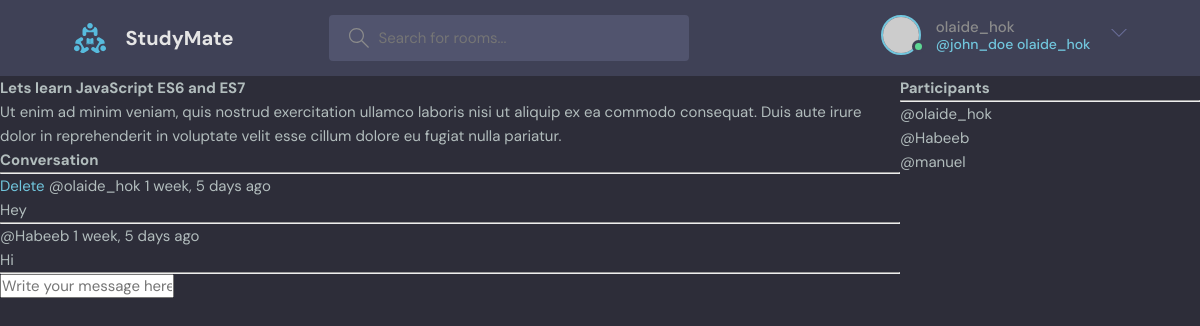
Screenshot of /room/1/ (signed in) with the database file from the repository.
### base/models.py (models this page shows, shortened)
class Room(models.Model):
    host = models.ForeignKey(User, on_delete=models.SET_NULL, null=True)
    topic = models.ForeignKey(Topic, on_delete=models.SET_NULL, null=True)
    name = models.CharField(max_length=200)
    description = models.TextField(null=True, blank=True)
    participants = models.ManyToManyField(User, related_name='participants', blank=True)
    updated = models.DateTimeField(auto_now=True)
    created = models.DateTimeField(auto_now_add=True)
    class Meta:
        ordering = ['-updated', '-created']

class Message(models.Model):
    user = models.ForeignKey(User, on_delete=models.CASCADE)
    room = models.ForeignKey(Room, on_delete=models.CASCADE)
    body = models.TextField()
    updated = models.DateTimeField(auto_now=True)
    created = models.DateTimeField(auto_now=True)
    class Meta:
        ordering = ['-updated', '-created']

### base/views.py (the view, shortened to what this page needs)
# urls.py: path('room/<str:pk>/', views.room, name='room'),
def room(request, pk):
    room = Room.objects.get(id=pk)
    room_messages = room.message_set.all()
    participants = room.participants.all()
    context = {'room': room, 'room_messages': room_messages,
               'participants': participants}
    return render(request, 'base/room.html', context)

### base/templates/base/room.html (shortened to what this page needs)
{% extends 'main.html' %}
{% block content %}
<div class="room-container">
  <div>
    <h1>{{room.name}}</h1>
    <p>{{room.description}}</p>
    <div class="comment-wrapper">
      <h3>Conversation</h3>
      <hr />
      {% for message in room_messages %}
      <div>
          {% if request.user == message.user %}
          <a href="{% url 'delete-message' message.id %}">Delete</a>
            {% endif %}
          <small>@{{message.user}} {{message.created|timesince}} ago</small>
        <p>{{message.body}}</p>
        <hr />
      </div>
      {% endfor %}
    </div>
    {% if request.user.is_authenticated %}
    <div class="comment-form">
      <form action="" method="POST">
        <input type="text" name="body" placeholder="Write your message here" />
      </form>
    </div>
    {% endif %}
  </div>
  <div>
      <h3>Participants </h3>
      <hr>
      {% for user in participants %}
      <div>
          <p>@{{user.username}}</p>
      </div>
      {%endfor%}
  </div>
</div>
{% endblock %}

### templates/navbar.html (shortened to what this page needs)
{% load static %}
<header class="header header--loggedIn">
    <div class="container">
      <a href="{% url 'home' %}" class="header__logo">
        <img src="{% static 'images/logo.svg' %}" />
        <h1>StudyMate</h1>
      </a>
      <form class="header__search" method="GET" action="{%% url 'home' }">
        <label>
          <input placeholder="Search for rooms..." type="text" name="q" />
        </label>
      </form>
      <nav class="header__menu">
{% if request.user.is_authenticated %}
        <div class="header__user">
          <a href="profile.html">
            <div class="avatar avatar--medium active">
              <img src="https://randomuser.me/api/portraits/men/37.jpg" />
            </div>
            <p>{{request.user.username}} <span>@john_doe {{request.user.username}} </span></p>
          </a>
          <button class="dropdown-button">
            <svg version="1.1" xmlns="http://www.w3.org/2000/svg" width="32" height="32" viewBox="0 0 32 32">
              <title>chevron-down</title>
              <path d="M16 21l-13-13h-3l16 16 16-16h-3l-13 13z"></path>
            </svg>
          </button>
        </div>
    {% else %}
        <a href="{% url 'login' %}">
          <img src="{% static 'images/avatar.svg' %}" />
          <p>Login</p>
        </a>
{% endif %}
      </nav>
    </div>
  </header>

### static/styles/style.css (style rules this page uses)
:root { --color-main: #71c6dd; --color-main-light: #e1f6fb; --color-dark: #3f4156; --color-dark-medium: #51546e; --color-dark-light: #696d97; --color-light: #e5e5e5; --color-gray: #8b8b8b; --color-light-gray: #b2bdbd; --color-bg: #2d2d39; --color-success: #5dd693; --color-error: #fc4b0b; }
* { font-family: "DM Sans", -apple-system, BlinkMacSystemFont, "Segoe UI", Roboto, Oxygen, Ubuntu, Cantarell, "Open Sans", "Helvetica Neue", sans-serif; margin: 0; padding: 0; box-sizing: border-box; text-rendering: optimizeLegibility; font-size: inherit; }
html { font-size: 56.25%; }
@media only screen and (min-width: 1200px) { html { font-size: 62.5%; } }
body { line-height: 1.6; font-weight: 400; font-size: 1.5rem; color: var(--color-light-gray); background-color: var(--color-bg); min-height: 100vh; }
img { width: 100%; }
a { display: inline-block; color: var(--color-main); text-decoration: none; }
.container { max-width: 120rem; width: 90%; margin: auto; }
.avatar { position: relative; display: inline-block; border-radius: 50%; border: 2px solid var(--color-main); }
.avatar img { display: block; border-radius: 50%; object-fit: cover; object-position: center; }
.avatar::after { content: ""; display: block; position: absolute; background-color: var(--color-gray); z-index: 111; border-radius: 50%; border: 0.3rem solid var(--color-dark); }
.avatar.active::after { background-color: var(--color-success); }
.avatar.avatar--medium img { width: 3.6rem; height: 3.6rem; border-radius: 50%; }
.avatar.avatar--medium:after { width: 0.7rem; height: 0.7rem; bottom: 0px; right: -6px; }
.header { padding: 1.5rem; background-color: var(--color-dark); }
.header > .container { display: flex; gap: 9.5rem; }
.header__logo, .header__user { display: flex; gap: 2rem; align-items: center; }
.header__logo > img { height: 3.2rem; width: 3.2rem; }
.header__logo > h1 { font-weight: 700; font-size: 2rem; color: var(--color-light); }
.header__search > label { background-color: var(--color-dark-medium); padding: 1.3rem 1rem; display: flex; align-items: center; gap: 1rem; border-radius: 4px; }
.header__search svg { fill: var(--color-gray); width: 2rem; height: 2rem; margin-left: 1rem; }
.header__search input { width: 30rem; background: transparent; border: none; outline: none; color: var(--color-light); }
.header__menu { margin-left: auto; position: relative; }
.header__menu a { display: flex; gap: 1.5rem; align-items: center; font-weight: 500; text-decoration: none; color: var(--color-gray); }
.header__menu img { height: 3.6rem; }
.header__menu p { line-height: 1.2; }
.header__menu span { color: var(--color-main); font-weight: 500; font-size: 1.4rem; display: block; }
.header__menu svg { width: 1.6rem; height: 1.6rem; fill: var(--color-dark-light); }
.dropdown-button { background: transparent; border: 0; outline: 0; cursor: pointer; }

### base/templates/base/room.html (style rules this page uses)
.room-container { display: grid; grid-template-columns: 3fr 1fr; }

### rows the page displays
Room: name "Lets learn JavaScript ES6 and ES7", description "Ut enim ad minim veniam, quis nostrud exercitation ullamco laboris nisi ut aliquip ex ea commodo consequat. Duis aute irure dolor in reprehenderit in voluptate velit esse cillum dolore eu fugiat nulla pariatur."
Message: shows "Delete", user "olaide_hok", created "1 week, 5 days", body "Hey"
Message: user "Habeeb", created "1 week, 5 days", body "Hi"

### other values shown
{{ request.user.username }} "olaide_hok"
{{ user.username }} "olaide_hok"
{{ user.username }} "Habeeb"
{{ user.username }} "manuel"
